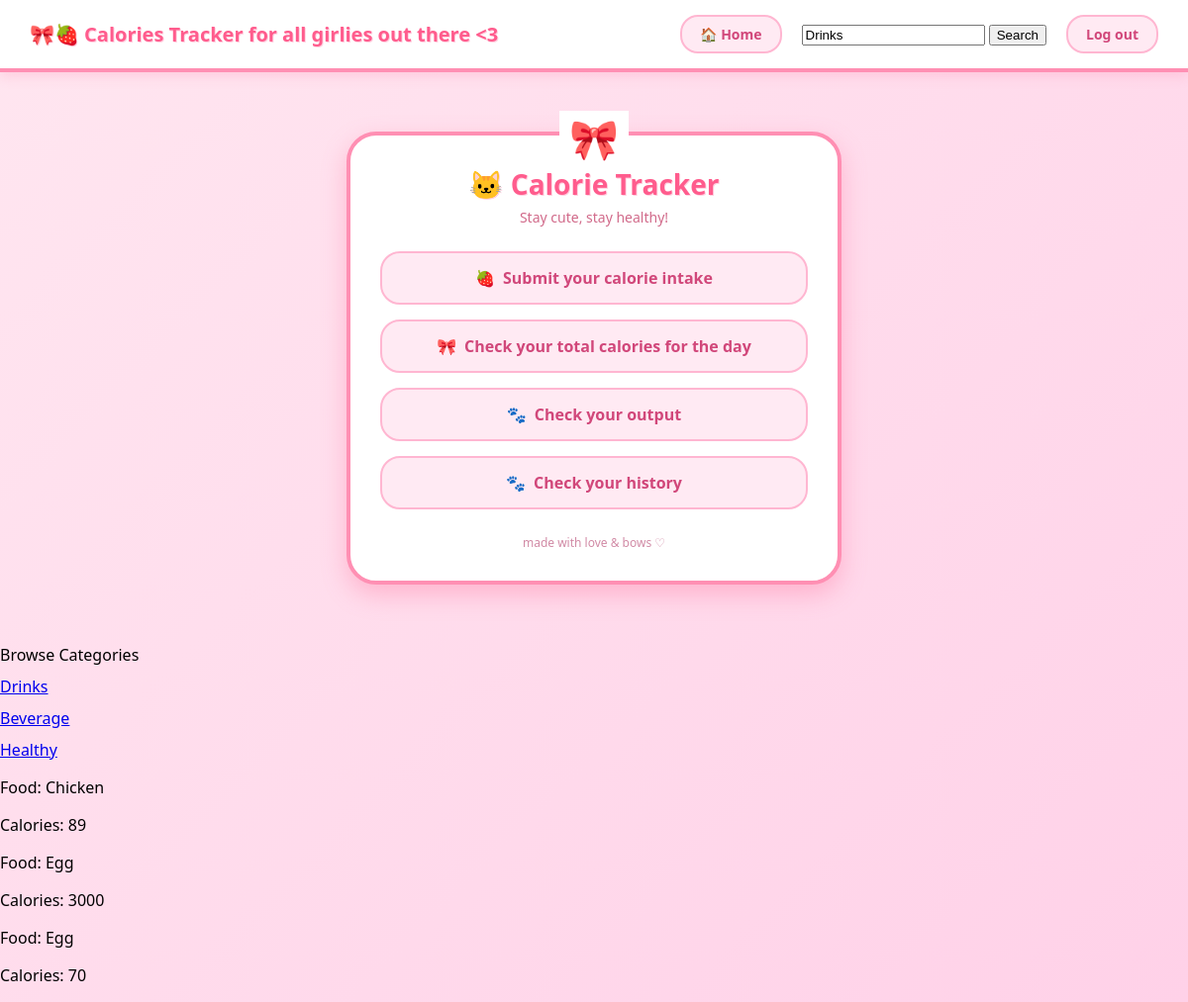
/home/?q=Drinks (signed in), run on the app's committed database.
### tracker/models.py (models this page shows, shortened)
class Category(models.Model):
    category = models.CharField(max_length=200)

class CaloriesTracker(models.Model):
    user = models.ForeignKey(User, on_delete=models.CASCADE)
    category = models.ForeignKey(Category, on_delete=models.CASCADE)
    food = models.CharField(max_length=100)
    calories = models.IntegerField()
    quantity = models.IntegerField()
    protein = models.IntegerField()
    fiber = models.IntegerField()
    carb = models.IntegerField()
    updated = models.DateTimeField(auto_now=True)
    created = models.DateTimeField(auto_now_add=True)
    date = models.DateField(default=timezone.now)
    class Meta:
        ordering = ["created", "updated"]

### tracker/views.py (the view)
# urls.py: 2. Add a URL to urlpatterns:  path('', views.home, name='home')
def home(request):
    q = request.GET.get("q") if request.GET.get("q") != None else ""
    foods = CaloriesTracker.objects.filter(
        Q(food__icontains=q)|
        Q(category__category__icontains=q)
    )
    category = Category.objects.all()
    context = {
        'Category':category,
        'foods':  foods,
    }
    return render(request, 'website/home.html', context)

### tracker/templates/website/home.html (shortened to what this page needs)
{% extends 'website/main.html' %}
{% load static %}
{% block content %}
<div class="kitty-container">
    <div class="kitty-title">🐱 Calorie Tracker</div>
    <div class="kitty-subtitle">Stay cute, stay healthy!</div>
    <div class="kitty-nav">
        <a class="kitty-link" href="{% url 'tracker' %}">
            <span class="kitty-emoji">🍓</span>Submit your calorie intake
        </a>
        <a class="kitty-link" href="{% url 'totalcalories' %}">
            <span class="kitty-emoji">🎀</span>Check your total calories for the day
        </a>
        <a class="kitty-link" href="{% url 'view' %}">
            <span class="kitty-emoji">🐾</span>Check your output
        </a>
        <a class="kitty-link" href="{% url 'history' %}">
            <span class="kitty-emoji">🐾</span>Check your history
        </a>
    </div>
    <div class="kitty-footer">made with love & bows ♡</div>
</div>
<div class="categories">
    Browse Categories
    {% for calorie in Category %}
    <a href="{% url 'home' %}?q={{ calorie.category }}"> {{ calorie.category }}
</a>
    {% endfor %}
</div>
<div>
    {% for calorie in foods %}
    <p>Food: {{ calorie.food }}</p>
    <p>Calories: {{ calorie.calories }}
</p>
    {% endfor %}
</div>
{% endblock %}

### tracker/templates/website/main.html (style rules this page uses)
* { box-sizing: border-box; }
body { margin: 0; min-height: 100vh; background: linear-gradient(135deg, #ffe6f0 0%, #ffd1e8 100%); font-family: 'Comic Sans MS', 'Segoe UI', sans-serif; }

### tracker/templates/website/home.html (style rules this page uses)
body { background: linear-gradient(135deg, #ffe6f0 0%, #ffd1e8 100%); font-family: 'Comic Sans MS', 'Segoe UI', sans-serif; }
.kitty-container { max-width: 500px; margin: 60px auto; background: #ffffff; border: 4px solid #ff8fb3; border-radius: 30px; padding: 30px; text-align: center; box-shadow: 0 10px 25px rgba(255, 105, 150, 0.35); position: relative; }
.kitty-container::before { content: "🎀"; font-size: 40px; position: absolute; top: -25px; left: 50%; transform: translateX(-50%); background: #fff; padding: 0 10px; }
.kitty-title { color: #ff5c8d; font-size: 28px; font-weight: bold; margin-bottom: 5px; text-shadow: 1px 1px 0px #ffd1e0; }
.kitty-subtitle { color: #d16a8a; font-size: 14px; margin-bottom: 25px; }
.kitty-nav { display: flex; flex-direction: column; gap: 15px; }
.kitty-link { display: block; text-decoration: none; background: #ffeaf3; border: 2px solid #ffb6d1; color: #d1477a; font-weight: bold; font-size: 16px; padding: 14px 20px; border-radius: 20px; transition: all 0.25s ease; }
.kitty-emoji { margin-right: 8px; }
.kitty-footer { margin-top: 25px; font-size: 12px; color: #d18aa5; }
.categories { display: flex; flex-direction: column; gap: 10px; }

### data on the page
Category: category "Drinks"
Category: category "Beverage"
Category: category "Healthy"
CaloriesTracker: food "Chicken", calories "89"
CaloriesTracker: food "Egg", calories "3000"
CaloriesTracker: food "Egg", calories "70"
